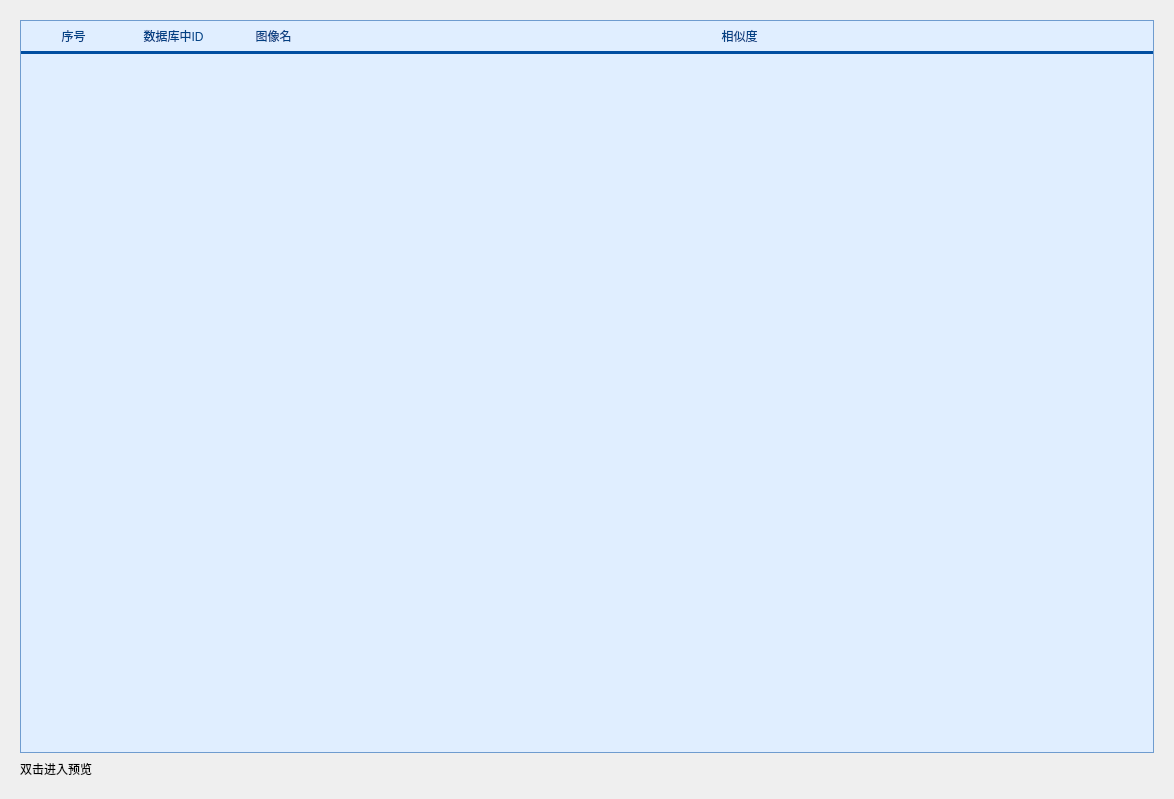
<?xml version="1.0" encoding="UTF-8"?>
<ui version="4.0">
 <class>SelectImgDialog</class>
 <widget class="QDialog" name="SelectImgDialog">
  <property name="geometry">
   <rect>
    <x>0</x>
    <y>0</y>
    <width>1174</width>
    <height>799</height>
   </rect>
  </property>
  <property name="windowTitle">
   <string>查重</string>
  </property>
  <layout class="QHBoxLayout" name="horizontalLayout_5">
   <item>
    <widget class="QStackedWidget" name="stackedWidget">
     <widget class="QWidget" name="page">
      <layout class="QVBoxLayout" name="verticalLayout_4">
       <item>
        <widget class="QTableWidget" name="tableWidget_recheck">
         <property name="styleSheet">
          <string notr="true">/**********表头**********/
QHeaderView{
        border: none;
        border-bottom: 3px solid rgb(0, 78, 161);
        background: transparent;
        min-height: 30px;
}
QHeaderView::section:horizontal {
        border: none;
        color: rgb(2, 65, 132);
        background: transparent;
        padding-left: 5px;
}
QHeaderView::section:horizontal:hover {
        color: white;
        background: rgb(0, 78, 161);
}
QHeaderView::section:horizontal:pressed {
        color: white;
        background: rgb(6, 94, 187);
}
QHeaderView::up-arrow {
        width: 13px;
        height: 11px;
        padding-right: 5px;
        image: url(:/White/topArrow);
        subcontrol-position: center right;
}
QHeaderView::up-arrow:hover, QHeaderView::up-arrow:pressed {
        image: url(:/White/topArrowHover);
}
QHeaderView::down-arrow {
        width: 13px;
        height: 11px;
        padding-right: 5px;
        image: url(:/White/bottomArrow);
        subcontrol-position: center right;
}
QHeaderView::down-arrow:hover, QHeaderView::down-arrow:pressed {
        image: url(:/White/bottomArrowHover);
}

/**********表格**********/
QTableView {
        border: 1px solid rgb(111, 156, 207);
        background: rgb(224, 238, 255);
        gridline-color: rgb(111, 156, 207);
}
QTableView::item {
        padding-left: 5px;
        padding-right: 5px;
        border: none;
        background: white;
		alternate-background-color: #f6f6f6;
		color:#000000;
        border-right: 1px solid rgb(111, 156, 207);
        border-bottom: 1px solid rgb(111, 156, 207);
}
QTableView::item:selected {
        background: rgba(150, 150, 150, 100);
}
QTableView::indicator {
        width: 20px;
        height: 20px;
}</string>
         </property>
         <property name="editTriggers">
          <set>QAbstractItemView::NoEditTriggers</set>
         </property>
         <property name="alternatingRowColors">
          <bool>true</bool>
         </property>
         <property name="selectionMode">
          <enum>QAbstractItemView::SingleSelection</enum>
         </property>
         <property name="selectionBehavior">
          <enum>QAbstractItemView::SelectRows</enum>
         </property>
         <attribute name="horizontalHeaderStretchLastSection">
          <bool>true</bool>
         </attribute>
         <attribute name="verticalHeaderVisible">
          <bool>false</bool>
         </attribute>
         <column>
          <property name="text">
           <string>序号</string>
          </property>
         </column>
         <column>
          <property name="text">
           <string>数据库中ID</string>
          </property>
         </column>
         <column>
          <property name="text">
           <string>图像名</string>
          </property>
         </column>
         <column>
          <property name="text">
           <string>相似度</string>
          </property>
         </column>
        </widget>
       </item>
       <item>
        <layout class="QHBoxLayout" name="horizontalLayout_6">
         <item>
          <widget class="QLabel" name="label_6">
           <property name="text">
            <string>双击进入预览</string>
           </property>
          </widget>
         </item>
         <item>
          <spacer name="horizontalSpacer_5">
           <property name="orientation">
            <enum>Qt::Horizontal</enum>
           </property>
           <property name="sizeHint" stdset="0">
            <size>
             <width>40</width>
             <height>20</height>
            </size>
           </property>
          </spacer>
         </item>
        </layout>
       </item>
      </layout>
     </widget>
     <widget class="QWidget" name="page_show">
      <property name="styleSheet">
       <string notr="true">
QLabel
{
    height:26px;
    font-size:10pt;
    font-family:&quot;Arial&quot;;
    color:#245c9f;
}

/**********按钮**********/
QPushButton{
        border-radius: 4px;
        border: none;
        width: 75px;
        height: 25px;
}
QPushButton:enabled {
        background: rgb(120, 170, 220);
        color: white;
}
QPushButton:!enabled {
        background: rgb(180, 180, 180);
        color: white;
}
QPushButton:enabled:hover{
        background: rgb(100, 160, 220);
}
QPushButton:enabled:pressed{
        background: rgb(0, 78, 161);
}
QPushButton:enabled:checked{
        background: rgb(0, 78, 161);
}

QPushButton#blueButton {
        color: white;
}
QPushButton#blueButton:enabled {
        background: rgb(0, 78, 161);
        color: white;
}
QPushButton:!enabled {
        background: rgb(180, 180, 180);
        color: white;
}


</string>
      </property>
      <layout class="QVBoxLayout" name="verticalLayout_3">
       <item>
        <layout class="QHBoxLayout" name="horizontalLayout_4">
         <item>
          <layout class="QVBoxLayout" name="verticalLayout_2" stretch="0,1">
           <item>
            <layout class="QHBoxLayout" name="horizontalLayout">
             <item>
              <widget class="QLabel" name="label">
               <property name="text">
                <string>原始图像</string>
               </property>
              </widget>
             </item>
             <item>
              <spacer name="horizontalSpacer">
               <property name="orientation">
                <enum>Qt::Horizontal</enum>
               </property>
               <property name="sizeHint" stdset="0">
                <size>
                 <width>40</width>
                 <height>20</height>
                </size>
               </property>
              </spacer>
             </item>
            </layout>
           </item>
           <item>
            <widget class="QWidget" name="widget_src" native="true"/>
           </item>
          </layout>
         </item>
         <item>
          <layout class="QVBoxLayout" name="verticalLayout" stretch="0,1">
           <item>
            <layout class="QHBoxLayout" name="horizontalLayout_2">
             <item>
              <widget class="QLabel" name="label_2">
               <property name="styleSheet">
                <string notr="true"/>
               </property>
               <property name="text">
                <string>数据库中图像</string>
               </property>
              </widget>
             </item>
             <item>
              <spacer name="horizontalSpacer_2">
               <property name="orientation">
                <enum>Qt::Horizontal</enum>
               </property>
               <property name="sizeType">
                <enum>QSizePolicy::Fixed</enum>
               </property>
               <property name="sizeHint" stdset="0">
                <size>
                 <width>30</width>
                 <height>20</height>
                </size>
               </property>
              </spacer>
             </item>
             <item>
              <widget class="QLabel" name="label_4">
               <property name="styleSheet">
                <string notr="true"/>
               </property>
               <property name="text">
                <string>相似率:</string>
               </property>
              </widget>
             </item>
             <item>
              <widget class="QLabel" name="label_similar">
               <property name="text">
                <string>100%</string>
               </property>
              </widget>
             </item>
             <item>
              <spacer name="horizontalSpacer_3">
               <property name="orientation">
                <enum>Qt::Horizontal</enum>
               </property>
               <property name="sizeHint" stdset="0">
                <size>
                 <width>40</width>
                 <height>20</height>
                </size>
               </property>
              </spacer>
             </item>
            </layout>
           </item>
           <item>
            <widget class="QWidget" name="widget_repead" native="true"/>
           </item>
          </layout>
         </item>
        </layout>
       </item>
       <item>
        <layout class="QHBoxLayout" name="horizontalLayout_3">
         <item>
          <spacer name="horizontalSpacer_4">
           <property name="orientation">
            <enum>Qt::Horizontal</enum>
           </property>
           <property name="sizeHint" stdset="0">
            <size>
             <width>40</width>
             <height>20</height>
            </size>
           </property>
          </spacer>
         </item>
         <item>
          <widget class="QPushButton" name="pushButton_back">
           <property name="text">
            <string>返回</string>
           </property>
          </widget>
         </item>
         <item>
          <widget class="QPushButton" name="pushButton_ok">
           <property name="text">
            <string>确定</string>
           </property>
          </widget>
         </item>
        </layout>
       </item>
      </layout>
     </widget>
    </widget>
   </item>
  </layout>
 </widget>
 <resources/>
 <connections>
  <connection>
   <sender>pushButton_ok</sender>
   <signal>clicked()</signal>
   <receiver>SelectImgDialog</receiver>
   <slot>accept()</slot>
   <hints>
    <hint type="sourcelabel">
     <x>805</x>
     <y>556</y>
    </hint>
    <hint type="destinationlabel">
     <x>762</x>
     <y>667</y>
    </hint>
   </hints>
  </connection>
 </connections>
</ui>
